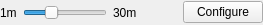
         <widget class="QFrame" name="frame">
          <property name="maximumSize">
           <size>
            <width>16777215</width>
            <height>25</height>
           </size>
          </property>
          <layout class="QGridLayout" name="gridLayout">
           <property name="leftMargin">
            <number>0</number>
           </property>
           <property name="topMargin">
            <number>0</number>
           </property>
           <property name="rightMargin">
            <number>0</number>
           </property>
           <property name="bottomMargin">
            <number>0</number>
           </property>
           <item row="0" column="4">
            <widget class="QPushButton" name="btn_configurePlots">
             <property name="text">
              <string>Configure</string>
             </property>
            </widget>
           </item>
           <item row="0" column="1">
            <widget class="QSlider" name="slider_timeRange">
             <property name="minimum">
              <number>60</number>
             </property>
             <property name="maximum">
              <number>1800</number>
             </property>
             <property name="value">
              <number>600</number>
             </property>
             <property name="tracking">
              <bool>false</bool>
             </property>
             <property name="orientation">
              <enum>Qt::Horizontal</enum>
             </property>
            </widget>
           </item>
           <item row="0" column="3">
            <spacer name="horizontalSpacer">
             <property name="orientation">
              <enum>Qt::Horizontal</enum>
             </property>
             <property name="sizeType">
              <enum>QSizePolicy::Expanding</enum>
             </property>
             <property name="sizeHint" stdset="0">
              <size>
               <width>40</width>
               <height>25</height>
              </size>
             </property>
            </spacer>
           </item>
           <item row="0" column="0">
            <widget class="QLabel" name="label_3">
             <property name="text">
              <string>1m</string>
             </property>
            </widget>
           </item>
           <item row="0" column="2">
            <widget class="QLabel" name="label_4">
             <property name="text">
              <string>30m</string>
             </property>
            </widget>
           </item>
          </layout>
         </widget>
